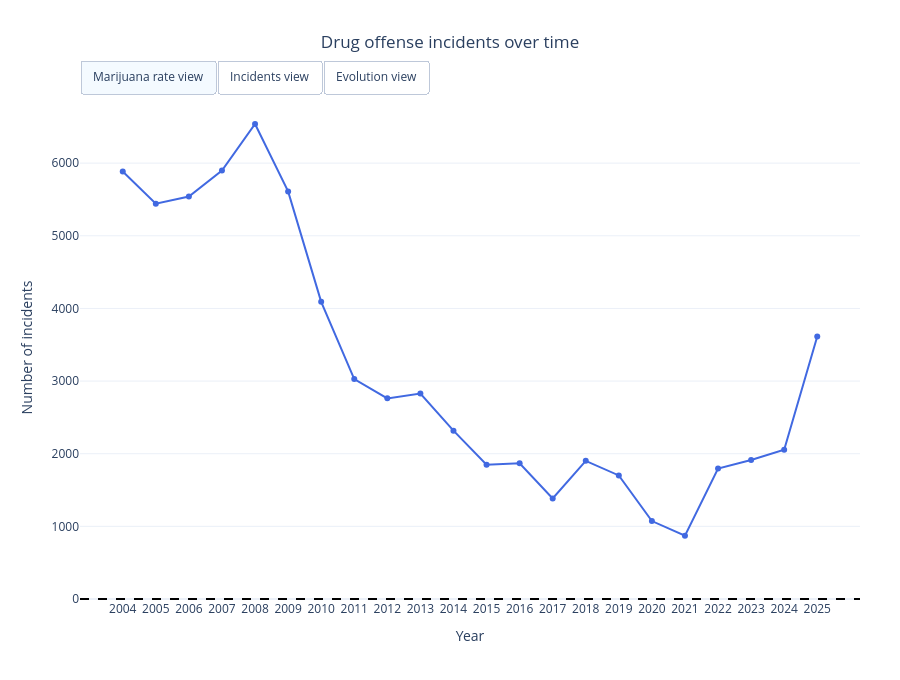

The cell this chart's notebook holds for it:
### Code cell
import pandas as pd
import plotly.graph_objects as go

# Drug offense only
df_drug = df_fc[df_fc['incident_category'] == 'drug offense'].copy()

# Marijuana-related descriptions
marijuana = [
    'POSSESSION OF MARIJUANA',
    'POSSESSION OF MARIJUANA FOR SALES',
    'SALE OF MARIJUANA',
    'FURNISHING MARIJUANA',
    'TRANSPORTATION OF MARIJUANA',
    'PLANTING/CULTIVATING MARIJUANA',
    'Marijuana Offense',
    'Marijuana, Furnishing',
    'Marijuana, Cultivating/Planting',
    'Marijuana, Sales',
    'Marijuana, Transporting'
]

# ----------------------------
# 1) Drug offense incidents by year
# ----------------------------
yearly = (
    df_drug
    .assign(year=df_drug['incident_date'].dt.year)
    .groupby('year')
    .size()
    .rename('count')
    .sort_index()
    .to_frame()
)

# Year-over-year percentage change
yearly['prev_count'] = yearly['count'].shift(1)
yearly['pct_change'] = ((yearly['count'] - yearly['prev_count']) / yearly['prev_count']) * 100

# Drop first year because it has no previous year
yearly_plot = yearly[yearly.index > yearly.index.min()].copy()
yearly_plot.loc[yearly_plot['prev_count'] == 0, 'pct_change'] = pd.NA

# Shared x-axis for incidents/evolution
x_years = yearly_plot.index.astype(str)

# Incidents view data
line_y = yearly_plot['count'].astype(float)

# Evolution view data
bar_y = [None if pd.isna(v) else float(v) for v in yearly_plot['pct_change']]
bar_text = ["NA" if pd.isna(v) else f"{v:.1f}%" for v in yearly_plot['pct_change']]
bar_colors = ['seagreen' if (v is not None and v >= 0) else 'crimson' for v in bar_y]
bar_custom = yearly_plot[['prev_count', 'count']].fillna(0).to_numpy()

# ----------------------------
# 2) Marijuana rate by year
#    Rate = marijuana-related drug offenses / all drug offenses * 100
# ----------------------------
marijuana_yearly = (
    df_drug[df_drug['incident_description'].isin(marijuana)]
    .assign(year=lambda d: d['incident_date'].dt.year)
    .groupby('year')
    .size()
    .rename('marijuana_count')
    .to_frame()
)

marijuana_plot = yearly[['count']].join(marijuana_yearly, how='left').fillna(0)
marijuana_plot['marijuana_rate_pct'] = (
        marijuana_plot['marijuana_count'] / marijuana_plot['count'] * 100
)

# If you want the marijuana view limited to 2015-2024 like your earlier cell,
# uncomment the next line:
# marijuana_plot = marijuana_plot.loc[2015:2024]

marijuana_x = marijuana_plot.index.astype(str)
marijuana_y = marijuana_plot['marijuana_rate_pct'].astype(float)
marijuana_custom = marijuana_plot[['marijuana_count', 'count']].to_numpy()

# ----------------------------
# 3) Combined figure
# ----------------------------
fig = go.Figure()

# Incidents view
fig.add_trace(go.Scatter(
    x=x_years,
    y=line_y,
    mode='lines+markers',
    name='Drug offense incidents',
    line=dict(color='royalblue', width=2),
    visible=True,
    hovertemplate="<b>%{x}</b><br>Incidents: %{y:.0f}<extra></extra>"
))

# Evolution view
fig.add_trace(go.Bar(
    x=x_years,
    y=bar_y,
    text=bar_text,
    textposition='outside',
    marker=dict(color=bar_colors),
    customdata=bar_custom,
    name='Drug offense evolution',
    visible=False,
    hovertemplate=(
        "<b>%{x}</b><br>"
        "Previous year count: %{customdata[0]:.0f}<br>"
        "Current year count: %{customdata[1]:.0f}<br>"
        "Change: %{y:.1f}%<extra></extra>"
    )
))

# Marijuana rate view
fig.add_trace(go.Scatter(
    x=marijuana_x,
    y=marijuana_y,
    mode='lines+markers',
    name='Marijuana rate',
    line=dict(color='darkgreen', width=2),
    visible=False,
    customdata=marijuana_custom,
    hovertemplate=(
        "<b>%{x}</b><br>"
        "Marijuana incidents: %{customdata[0]:.0f}<br>"
        "Total drug offense incidents: %{customdata[1]:.0f}<br>"
        "Marijuana rate: %{y:.2f}%<extra></extra>"
    )
))

fig.add_hline(y=0, line_dash='dash', line_color='black')

fig.update_layout(
    title=dict(text='Drug offense incidents over time', x=0.5),
    xaxis=dict(title=dict(text='Year'), automargin=True),
    yaxis=dict(title=dict(text='Number of incidents'), automargin=True),
    template='plotly_white',
    height=680,
    margin=dict(t=95, b=80, l=80, r=40),
    updatemenus=[
        dict(
            type='buttons',
            direction='right',
            x=0.0, y=1.07,
            xanchor='left', yanchor='top',
            showactive=True,
            active=0,
            buttons=[
                dict(
                    label='Marijuana rate view',
                    method='update',
                    args=[
                        {'visible': [False, False, True]},
                        {
                            'title.text': 'Marijuana rate within drug offense over time',
                            'xaxis.title.text': 'Year',
                            'yaxis.title.text': 'Marijuana share of drug offense (%)'
                        }
                    ]
                ),
                dict(
                    label='Incidents view',
                    method='update',
                    args=[
                        {'visible': [True, False, False]},
                        {
                            'title.text': 'Drug offense incidents over time',
                            'xaxis.title.text': 'Year',
                            'yaxis.title.text': 'Number of incidents'
                        }
                    ]
                ),
                dict(
                    label='Evolution view',
                    method='update',
                    args=[
                        {'visible': [False, True, False]},
                        {
                            'title.text': 'Drug offense incidents compared to the year before',
                            'xaxis.title.text': 'Year',
                            'yaxis.title.text': 'Change in percentage'
                        }
                    ]
                ),

            ]
        )
    ]
)

fig.show()
fig.write_html("drug_offense_interactive.html")

### Figure 1 — Plotly figure (JSON) as saved in the notebook; plotly's stock layout.template omitted (floating-point values rounded to 4 significant figures)
{"data": [{"hovertemplate": "<b>%{x}</b><br>Incidents: %{y:.0f}<extra></extra>", "line": {"color": "royalblue", "width": 2}, "mode": "lines+markers", "name": "Drug offense incidents", "visible": true, "x": ["2004", "2005", "2006", "2007", "2008", "2009", "2010", "2011", "2012", "2013", "2014", "2015", "2016", "2017", "2018", "2019", "2020", "2021", "2022", "2023", "2024", "2025"], "y": [5885.0, 5441.0, 5541.0, 5898.0, 6539.0, 5611.0, 4091.0, 3027.0, 2762.0, 2829.0, 2317.0, 1849.0, 1869.0, 1384.0, 1902.0, 1701.0, 1073.0, 872.0, 1795.0, 1913.0, 2054.0, 3614.0], "type": "scatter"}, {"customdata": [[5778.0, 5885.0], [5885.0, 5441.0], [5441.0, 5541.0], [5541.0, 5898.0], [5898.0, 6539.0], [6539.0, 5611.0], [5611.0, 4091.0], [4091.0, 3027.0], [3027.0, 2762.0], [2762.0, 2829.0], [2829.0, 2317.0], [2317.0, 1849.0], [1849.0, 1869.0], [1869.0, 1384.0], [1384.0, 1902.0], [1902.0, 1701.0], [1701.0, 1073.0], [1073.0, 872.0], [872.0, 1795.0], [1795.0, 1913.0], [1913.0, 2054.0], [2054.0, 3614.0]], "hovertemplate": "<b>%{x}</b><br>Previous year count: %{customdata[0]:.0f}<br>Current year count: %{customdata[1]:.0f}<br>Change: %{y:.1f}%<extra></extra>", "marker": {"color": ["seagreen", "crimson", "seagreen", "seagreen", "seagreen", "crimson", "crimson", "crimson", "crimson", "seagreen", "crimson", "crimson", "seagreen", "crimson", "seagreen", "crimson", "crimson", "crimson", "seagreen", "seagreen", "seagreen", "seagreen"]}, "name": "Drug offense evolution", "text": ["1.9%", "-7.5%", "1.8%", "6.4%", "10.9%", "-14.2%", "-27.1%", "-26.0%", "-8.8%", "2.4%", "-18.1%", "-20.2%", "1.1%", "-25.9%", "37.4%", "-10.6%", "-36.9%", "-18.7%", "105.8%", "6.6%", "7.4%", "75.9%"], "textposition": "outside", "visible": false, "x": ["2004", "2005", "2006", "2007", "2008", "2009", "2010", "2011", "2012", "2013", "2014", "2015", "2016", "2017", "2018", "2019", "2020", "2021", "2022", "2023", "2024", "2025"], "y": [1.852, -7.545, 1.838, 6.443, 10.87, -14.19, -27.09, -26.01, -8.755, 2.426, -18.1, -20.2, 1.082, -25.95, 37.43, -10.57, -36.92, -18.73, 105.8, 6.574, 7.371, 75.95], "type": "bar"}, {"customdata": [[1121, 5778], [1061, 5885], [809, 5441], [839, 5541], [1106, 5898], [1294, 6539], [1177, 5611], [980, 4091], [638, 3027], [630, 2762], [587, 2829], [559, 2317], [431, 1849], [332, 1869], [129, 1384], [93, 1902], [84, 1701], [27, 1073], [14, 872], [16, 1795], [41, 1913], [22, 2054], [31, 3614]], "hovertemplate": "<b>%{x}</b><br>Marijuana incidents: %{customdata[0]:.0f}<br>Total drug offense incidents: %{customdata[1]:.0f}<br>Marijuana rate: %{y:.2f}%<extra></extra>", "line": {"color": "darkgreen", "width": 2}, "mode": "lines+markers", "name": "Marijuana rate", "visible": false, "x": ["2003", "2004", "2005", "2006", "2007", "2008", "2009", "2010", "2011", "2012", "2013", "2014", "2015", "2016", "2017", "2018", "2019", "2020", "2021", "2022", "2023", "2024", "2025"], "y": [19.4, 18.03, 14.87, 15.14, 18.75, 19.79, 20.98, 23.96, 21.08, 22.81, 20.75, 24.13, 23.31, 17.76, 9.321, 4.89, 4.938, 2.516, 1.606, 0.8914, 2.143, 1.071, 0.8578], "type": "scatter"}], "layout": {"shapes": [{"line": {"color": "black", "dash": "dash"}, "type": "line", "x0": 0, "x1": 1, "xref": "x domain", "y0": 0, "y1": 0, "yref": "y"}], "title": {"text": "Drug offense incidents over time", "x": 0.5}, "xaxis": {"title": {"text": "Year"}, "automargin": true}, "yaxis": {"title": {"text": "Number of incidents"}, "automargin": true}, "margin": {"t": 95, "b": 80, "l": 80, "r": 40}, "height": 680, "updatemenus": [{"active": 0, "buttons": [{"args": [{"visible": [false, false, true]}, {"title.text": "Marijuana rate within drug offense over time", "xaxis.title.text": "Year", "yaxis.title.text": "Marijuana share of drug offense (%)"}], "label": "Marijuana rate view", "method": "update"}, {"args": [{"visible": [true, false, false]}, {"title.text": "Drug offense incidents over time", "xaxis.title.text": "Year", "yaxis.title.text": "Number of incidents"}], "label": "Incidents view", "method": "update"}, {"args": [{"visible": [false, true, false]}, {"title.text": "Drug offense incidents compared to the year before", "xaxis.title.text": "Year", "yaxis.title.text": "Change in percentage"}], "label": "Evolution view", "method": "update"}], "direction": "right", "showactive": true, "type": "buttons", "x": 0.0, "xanchor": "left", "y": 1.07, "yanchor": "top"}]}}
